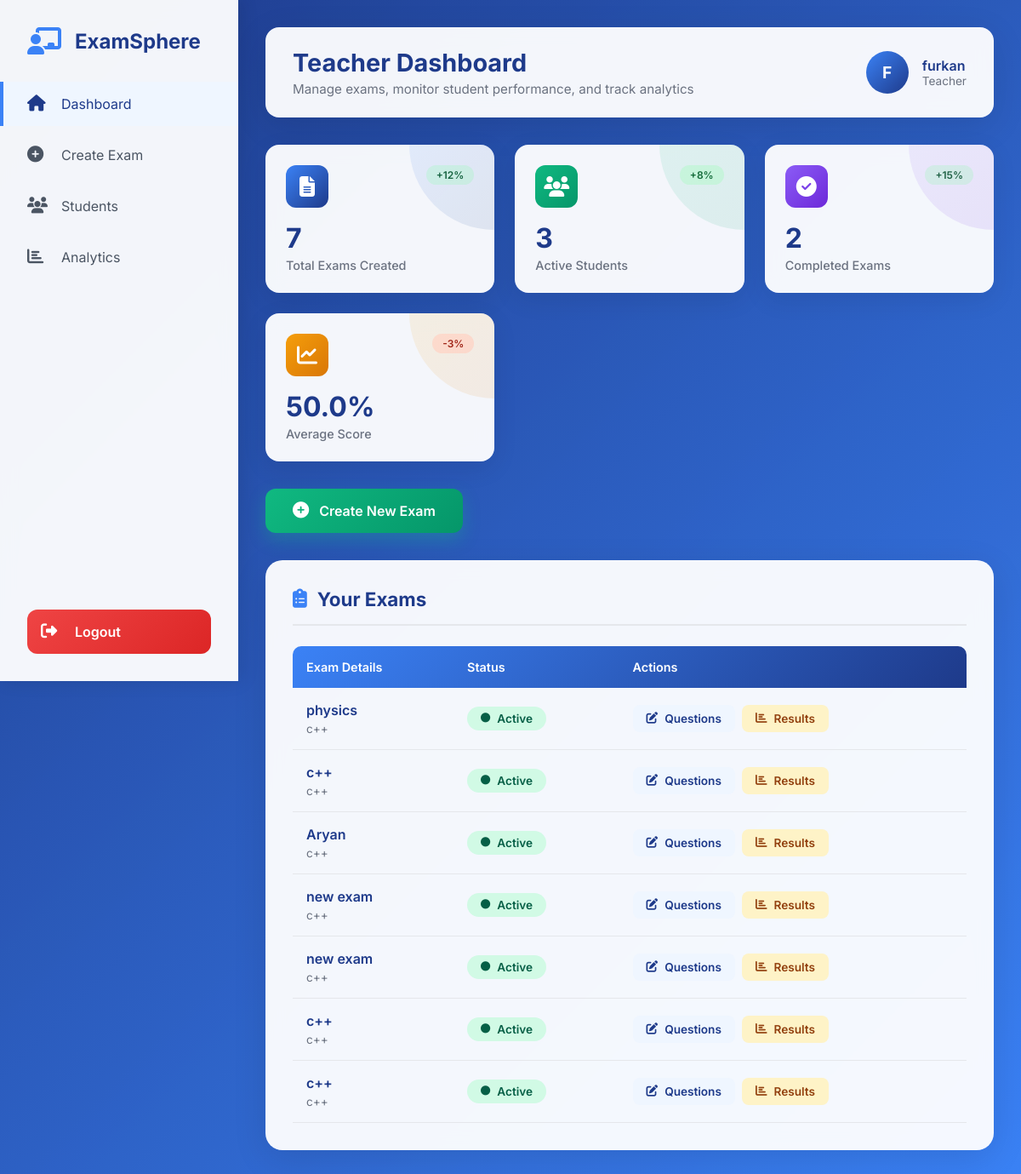
Page /accounts/teacher/ (signed in) on the committed database.
### accounts/models.py (models this page shows, shortened)
class Exam(models.Model):
    name = models.CharField(max_length=200)
    created_by = models.ForeignKey(User, on_delete=models.CASCADE)  # teacher
    is_active = models.BooleanField(default=True)
    allow_calculator = models.BooleanField(default=False)
    course = models.ForeignKey(Course, on_delete=models.CASCADE, default=1)
    subject = models.ForeignKey('Subject', on_delete=models.CASCADE, )

class Subject(models.Model):
    name = models.CharField(max_length=100)
    course = models.ForeignKey(Course, on_delete=models.CASCADE)

### accounts/views.py (the view)
# urls.py: path('teacher/', views.teacher_dashboard, name='teacher_dashboard'),
@login_required
def teacher_dashboard(request):
    exams = Exam.objects.filter(created_by=request.user).order_by('-id')
    total_students = Profile.objects.filter(role='student', approved=True).count()
    completed_exams = StudentExam.objects.filter(
        exam__created_by=request.user,
        is_submitted=True
    ).count()
    all_scores = StudentExam.objects.filter(
        exam__created_by=request.user,
        is_submitted=True,
        score__isnull=False
    )
    if all_scores.exists():
        scores = [s.score for s in all_scores if s.score is not None]
        average_score = round(sum(scores) / len(scores), 1) if scores else 0
    else:
        average_score = 0
    total_exams = exams.count()
    active_exams = exams.filter(is_active=True)
    exam_stats = []
    for exam in exams:
        exam_submissions = StudentExam.objects.filter(exam=exam, is_submitted=True)
        exam_scores = [s.score for s in exam_submissions if s.score is not None]
        exam_stats.append({
            'exam': exam,
            'submissions': exam_submissions.count(),
            'average': round(sum(exam_scores) / len(exam_scores), 1) if exam_scores else 0,
            'highest': max(exam_scores) if exam_scores else 0,
            'lowest': min(exam_scores) if exam_scores else 0,
            'pass_rate': round(len([s for s in exam_scores if s >= 60]) / len(exam_scores) * 100, 1) if exam_scores else 0
        })
    top_students = StudentExam.objects.filter(
        exam__created_by=request.user,
        is_submitted=True,
        score__isnull=False
    ).select_related('student', 'exam').order_by('-score')[:5]
    recent_submissions = StudentExam.objects.filter(
        exam__created_by=request.user,
        is_submitted=True
    ).select_related('student', 'exam').order_by('-id')
    context = {
        'exams': exams,
        'total_students': total_students,
        'completed_exams': completed_exams,
        'average_score': average_score,
        'total_exams': total_exams,
        'active_exams': active_exams,
        'exam_stats': exam_stats,
        'top_students': top_students,
        'recent_submissions': recent_submissions,
    }
    return render(request, 'accounts/teacher_dashboard.html', context)

### accounts/templates/accounts/teacher_dashboard.html (shortened to what this page needs)
<!DOCTYPE html>
<html lang="en">
<head>
    <link rel="stylesheet" href="https://cdnjs.cloudflare.com/ajax/libs/font-awesome/6.5.1/css/all.min.css">
</head>
<body>
    <aside class="sidebar" id="sidebar">
        <div class="sidebar-brand">
            <i class="fas fa-chalkboard-teacher"></i>
            <h2>ExamSphere</h2>
        </div>
        <ul class="sidebar-menu">
            <li><a href="{% url 'teacher_dashboard' %}" class="active">
                <i class="fas fa-home"></i>
                <span>Dashboard</span>
            </a></li>
            <li><a href="{% url 'teacher_create_exam' %}">
                <i class="fas fa-plus-circle"></i>
                <span>Create Exam</span>
            </a></li>
            <li><a href="{% url 'teacher_student' %}">
                <i class="fas fa-users"></i>
                <span>Students</span>
            </a></li>
            <li><a href="#">
                <i class="fas fa-chart-bar"></i>
                <span>Analytics</span>
            </a></li>
        <div class="sidebar-footer">
            <a href="{% url 'logout' %}">
                <i class="fas fa-sign-out-alt"></i>
                <span>Logout</span>
            </a>
        </div>
    </aside>
    <main class="main-content">
        <div class="top-bar">
            <div class="top-bar-left">
                <h1>Teacher Dashboard</h1>
                <p>Manage exams, monitor student performance, and track analytics</p>
            </div>
            <div class="teacher-info">
                <div class="teacher-avatar">{{ user.username|slice:":1"|upper }}</div>
                <div class="teacher-details">
                    <h3>{{ user.username }}</h3>
                    <p>Teacher</p>
                </div>
            </div>
        </div>
        <div class="stats-grid">
            <div class="stat-card blue">
                <div class="stat-header">
                    <div class="stat-icon">
                        <i class="fas fa-file-alt"></i>
                    </div>
                    <span class="stat-trend">+12%</span>
                </div>
                <div class="stat-info">
                    <h3>{{ exams|length }}</h3>
                    <p>Total Exams Created</p>
                </div>
            </div>
            <div class="stat-card green">
                <div class="stat-header">
                    <div class="stat-icon">
                        <i class="fas fa-users"></i>
                    </div>
                    <span class="stat-trend">+8%</span>
                </div>
                <div class="stat-info">
                    <h3>{{ total_students|default:"0" }}</h3>
                    <p>Active Students</p>
                </div>
            </div>
            <div class="stat-card purple">
                <div class="stat-header">
                    <div class="stat-icon">
                        <i class="fas fa-check-circle"></i>
                    </div>
                    <span class="stat-trend">+15%</span>
                </div>
                <div class="stat-info">
                    <h3>{{ completed_exams|default:"0" }}</h3>
                    <p>Completed Exams</p>
                </div>
            </div>
            <div class="stat-card orange">
                <div class="stat-header">
                    <div class="stat-icon">
                        <i class="fas fa-chart-line"></i>
                    </div>
                    <span class="stat-trend down">-3%</span>
                </div>
                <div class="stat-info">
                    <h3>{{ average_score|default:"85" }}%</h3>
                    <p>Average Score</p>
                </div>
            </div>
        </div>
        <a href="{% url 'teacher_create_exam' %}" class="create-exam-btn">
            <i class="fas fa-plus-circle"></i>
            Create New Exam
        </a>
        <div class="card">
            <div class="card-header">
                <h3><i class="fas fa-clipboard-list"></i> Your Exams</h3>
            </div>
            {% if exams %}
            <div style="overflow-x: auto;">
                <table class="exam-table">
                    <thead>
                        <tr>
                            <th>Exam Details</th>
                            <th>Status</th>
                            <th>Actions</th>
                        </tr>
                    </thead>
                    <tbody>
                        {% for exam in exams %}
                        <tr>
                            <td>
                                <div class="exam-name">{{ exam.name }}</div>
                                <div class="exam-subject">{{ exam.subject.name }}</div>
                            </td>
                            <td>
                                {% if exam.is_active %}
                                    <span class="exam-status active">
                                        <i class="fas fa-circle"></i> Active
                                    </span>
                                {% else %}
                                    <span class="exam-status inactive">
                                        <i class="fas fa-circle"></i> Inactive
                                    </span>
                                {% endif %}
                            </td>
                            <td>
                                <div class="action-buttons">
                                    <a href="{% url 'teacher_exam_detail' exam.id %}" class="action-btn primary">
                                        <i class="fas fa-edit"></i> Questions
                                    </a>
                                    <a href="{% url 'teacher_exam_results' exam.id %}" class="action-btn secondary">
                                        <i class="fas fa-chart-bar"></i> Results
                                    </a>
                                </div>
                            </td>
                        </tr>
                        {% endfor %}
                    </tbody>
                </table>
            </div>
            {% endif %}
        </div>
    </main>
</body>
</html>

### rows in the picture
Exam: name "physics", subject.name "c++", is_active True (drawn)
Exam: name "c++", subject.name "c++", is_active True (drawn)
Exam: name "Aryan", subject.name "c++", is_active True (drawn)
Exam: name "new exam", subject.name "c++", is_active True (drawn)
Exam: name "new exam", subject.name "c++", is_active True (drawn)
Exam: name "c++", subject.name "c++", is_active True (drawn)
Exam: name "c++", subject.name "c++", is_active True (drawn)

### other values in the picture
{{ user.username|slice:":1"|upper }} "F"
{{ user.username }} "furkan"
{{ exams|length }} "7"
{{ total_students|default:"0" }} "3"
{{ completed_exams|default:"0" }} "2"
{{ average_score|default:"85" }} "50.0"
